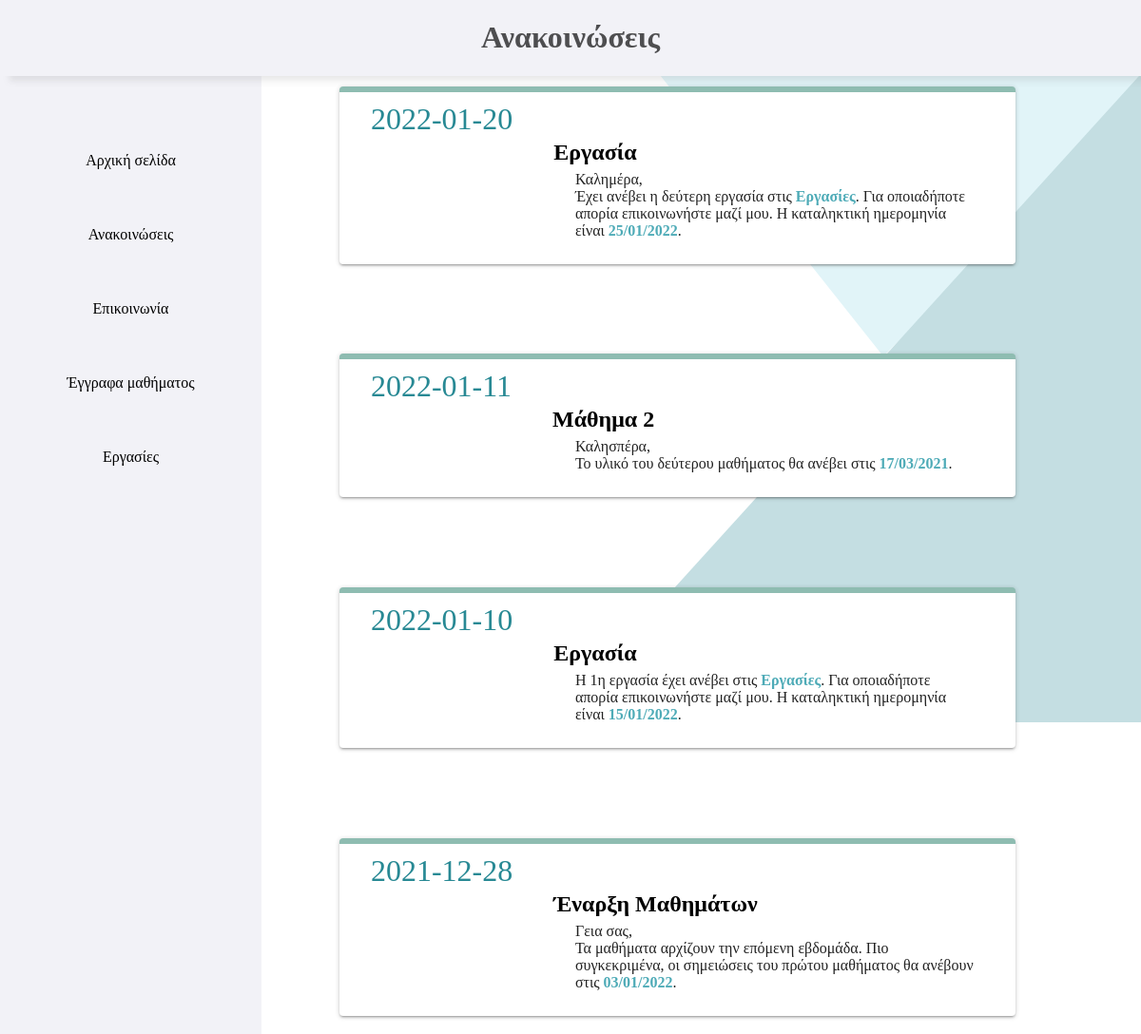
Screenshot of /ergasiaEPDmerosB/announcement.php with the database file from the repository.
### tables this page shows
CREATE TABLE `announcement` (
  `idannouncement` int(11) NOT NULL,
  `theDate` date NOT NULL,
  `theme` varchar(50) NOT NULL,
  `text` longtext NOT NULL
);

### ergasiaEPDmerosB/announcement.php (the view, shortened to what this page needs)
<?php
$servername = "webpagesdb.it.auth.gr:3306";
$username = "dbuser3471";
$password = "Ylg0#5t9";
$db="student3471partB";
$link = mysqli_connect($servername, $username, $password, $db);
mysqli_set_charset($link, "utf8");
$sql = mysqli_query($link,"SELECT * FROM announcement ORDER BY theDate DESC");
?>
<!DOCTYPE html>
<html lang="en" xmlns="http://www.w3.org/1999/html">
<head>
    <link rel="stylesheet" href="style.css">
    <link rel="stylesheet" href="announcement.css">
    <link rel="stylesheet" href="triangles.css">
</head>
<body id="top">
<div class="titleOfPage">
    <h1>Ανακοινώσεις</h1>
</div>
<div class="menu">
    <div class="menuButtons">
        <button class="button"><a href="arxikiStudent.php">Αρχική σελίδα</a></button>
        <button class="button"><a href="announcement.php">Ανακοινώσεις</a></button>
        <button class="button"><a href="communication.php">Επικοινωνία</a></button>
        <button class="button"><a href="documents.php">Έγγραφα μαθήματος</a></button>
        <button class="button"><a href="homework.php">Εργασίες</a></button>
    </div>
</div>
<div class="pageContent">
</div>
<?php
while ($rows=$sql->fetch_assoc()){
    ?>
    <div class="pageGroup" id="firstAnnouncement">
        <article class="news">
            <header class="newsHeader">
                <time class="newsDate" datetime=<?php echo $rows['theDate'];?>>
                    <span class="newsYear" style="font-size: xx-large; color: #288994; margin-left: -30px; margin-top: 30px"><?php echo $rows['theDate'];?></span>
                </time>
                <h2 class="r-link animated-underline animated-underline_type4 news__link">
                    <?php echo $rows['theme'];?>
                </h2>
            </header>
            <div class="newsContent">
                <p>
                    <?php echo $rows['text'];?>
                </p>
            </div>
        </article>
    </div>
    <?php
}
?>
</body>
</html>

### ergasiaEPDmerosB/style.css (style rules this page uses)
body { font-family: "Century Gothic"; }
h1 { color: rgba(0, 0, 0, 0.68); }
h2 { color: black; margin-left: 80px; margin-top: 40px; }
strong { color: #4eabb7; }
.titleOfPage { background: #f2f2f7; box-shadow: 10px 5px 7px rgba(128, 128, 128, 0.18); z-index: 99999; position:fixed; width: 100%; left: 0; height: 80px; min-height: 30px; top:0; text-align: center; }
.menu { background: #f2f2f7; position: fixed; top: 80px; left:0; width: 275px; height: calc(100% - 150px); padding: 50px 0; z-index: 1; }
.menuButtons { cursor: pointer; width: 100%; left: 0; border-radius: 20px; }
.button { background: #f2f2f7; padding: 30px 10px; width: 100%; text-align: center; border: none; text-decoration: none; transition: background-color 0.5s ease; }
.button a { font-family: "Century Gothic"; font-size: medium; text-decoration: none; color: black; display: block; }
.pageContent { position: fixed; left:291px; top:80px; height: calc(100% - 102px); width: calc(100% - 295px); background-color: #ffffff; display: inline-block; padding: 10px 10px 10px 10px; }

### ergasiaEPDmerosB/announcement.css (style rules this page uses)
h2 { margin-left: 3px; color: black; }
:root { --mainColor: #8EBCB1; --accentColor: #77C4D1; --accentColorDark: #288994; --blackColor: #222; --whiteColor: #fff; }
body { font-family: "Century Gothic"; color: #222; background-color: white; overflow-y: scroll; }
.pageGroup { margin-left: 29.5%; margin-bottom: 1%; width: 60%; display: inline-block; }
#firstAnnouncement { margin-top: 7%; }
.news { position: relative; padding: 10px 6%; border-top: 6px solid #8EBCB1; border-radius: 4px; box-shadow: 0 2px 2px 0 rgba(0,0,0,.14), 0 3px 1px -2px rgba(0,0,0,.12), 0 1px 5px 0 rgba(0,0,0,.2); background-color: #fff; }
.newsDate { display: inline-block; }
.news__link::after { content: ""; width: 100%; height: 50%; position: absolute; top: 0; left: 0; }
.newsContent { margin-top: -30px; margin-left: 205px; }
p { font-size: medium; }
a { z-index: 9999; }
@media (min-width: 961px) { .newsHeader { position: relative; display: flex; align-items: flex-start; padding-left: 20px; padding-right: 40px; } }
@media (min-width: 961px) { .newsDate { margin-right: 40px; } }
a { text-decoration-color: #4eabb7; }
.animated-underline { --uiAnimatedUnderlineWidth: var(--animatedUnderlineWidth, 100%); --uiAnimatedUnderlineHeight: var(--animatedUnderlineHeight, 2px); --uiAnimatedUnderlineBgColor: var(--animatedUnderlineBgColor, currentColor); --uiAnimatedUnderlinePositionX: var(--uiAnimatedUnderlinePositionX, left); --uiAnimatedUnderlinePositionY: var(--uiAnimatedUnderlinePositionY, top); --rLinkDisplay: inline; background-image: linear-gradient(0, var(--uiAnimatedUnderlineBgColor) 0, var(--uiAnimatedUnderlineBgColor)); background-size: var(--uiAnimatedUnderlineWidth) var(--uiAnimatedUnderlineHeight); background-position: var(--uiAnimatedUnderlinePositionX) var(--uiAnimatedUnderlinePositionY); background-repeat: no-repeat; -webkit-box-decoration-break: clone; box-decoration-break: clone; will-change: background-size; transition-duration: 1s; border-radius: 2px; }
:root { --animatedUnderlineHeight: 1rem; --animatedUnderlineBgColor: var(--accentColor); }
.animated-underline_type4 { --animatedUnderlineWidth: 100%; --animatedUnderlineHeight: 0%; }
@media (min-width: 800px) { .pageGroup { top: 70px; left: 350px; } }

### rows the page displays
announcement: theDate "2022-01-20", theme "Εργασία", text "Καλημέρα, Έχει ανέβει η δεύτερη εργασία στις Εργασίες . Για οποιαδήποτε απορία επικοινωνήστε μαζί μου. Η καταληκτική ημερομηνία είναι 25/01/2022 ."
announcement: theDate "2022-01-11", theme "Μάθημα 2", text "Καλησπέρα, Το υλικό του δεύτερου μαθήματος θα ανέβει στις 17/03/2021 ."
announcement: theDate "2022-01-10", theme "Εργασία", text "Η 1η εργασία έχει ανέβει στις Εργασίες . Για οποιαδήποτε απορία επικοινωνήστε μαζί μου. Η καταληκτική ημερομηνία είναι 15/01/2022 ."
announcement: theDate "2021-12-28", theme "Έναρξη Μαθημάτων", text "Γεια σας, Τα μαθήματα αρχίζουν την επόμενη εβδομάδα. Πιο συγκεκριμένα, οι σημειώσεις του πρώτου μαθήματος θα ανέβουν στις 03/01/2022 ."
